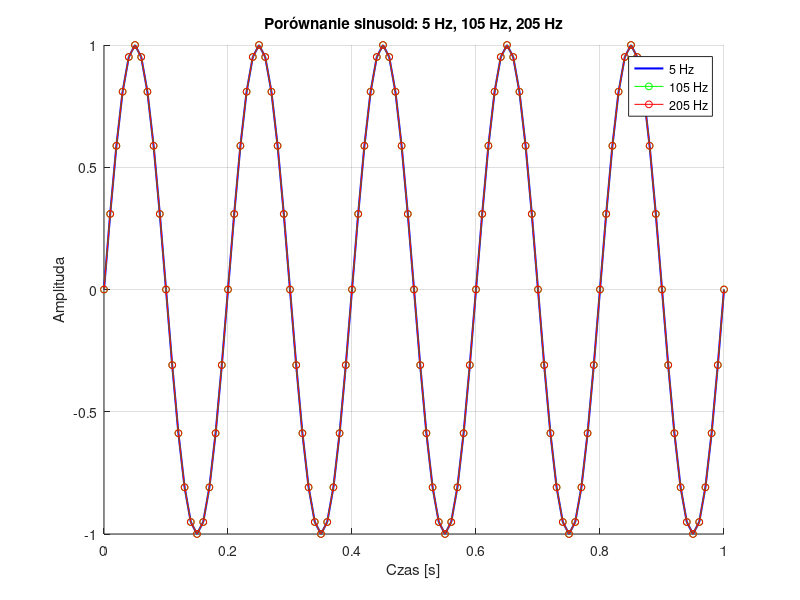
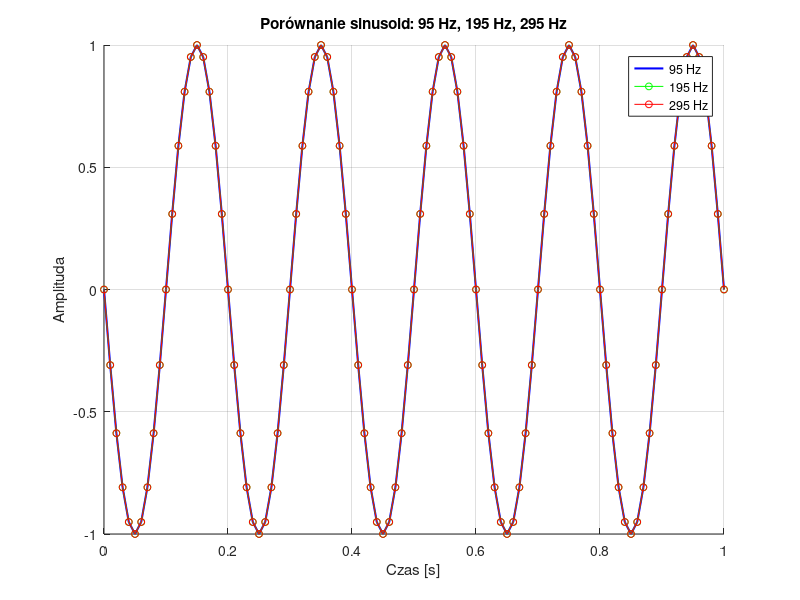
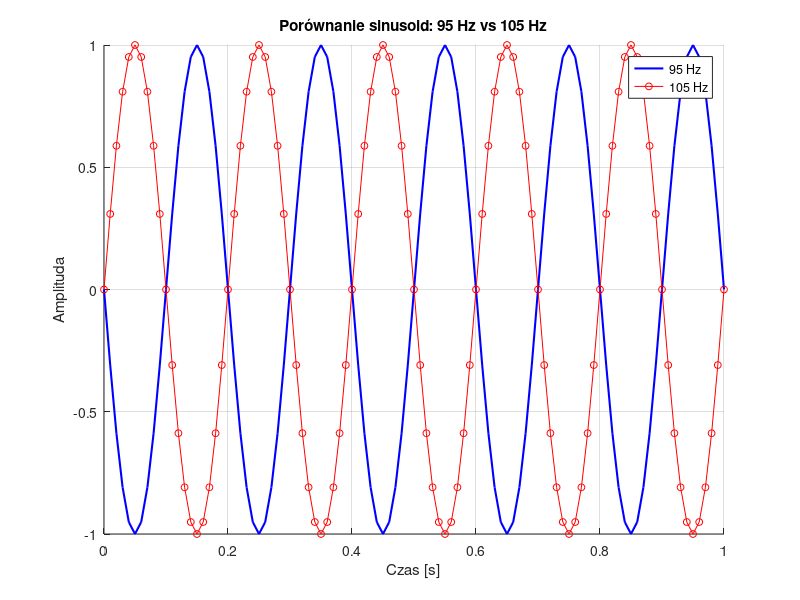

Recreate these plots in MATLAB, in order.
close all;
clear all;
fs = 100;
T = 1;
t = 0:1/fs:T;
x = zeros(61,length(t));
for f = 0:5:300
    iter = f/5+1
    disp(['Iteracja: ', num2str(iter), ', Częstotliwość: ', num2str(f), ' Hz']);
    x(iter,:) = sin(2*pi*f*t);
end
figure;
hold on;
plot(t, x(2, :), 'b-', 'LineWidth', 1.5);  % 5 Hz
plot(t, x(22, :), 'g-o', 'MarkerSize', 5); % 105 Hz
plot(t, x(42, :), 'r-o', 'MarkerSize', 5); % 205 Hz
hold off;
grid on;
xlabel('Czas [s]');
ylabel('Amplituda');
title('Porównanie sinusoid: 5 Hz, 105 Hz, 205 Hz');
legend('5 Hz', '105 Hz', '205 Hz');

figure;
hold on;
plot(t, x(20, :), 'b-', 'LineWidth', 1.5);  % 95 Hz
plot(t, x(40, :), 'g-o', 'MarkerSize', 5); % 195 Hz
plot(t, x(60, :), 'r-o', 'MarkerSize', 5); % 295 Hz
hold off;
grid on;
xlabel('Czas [s]');
ylabel('Amplituda');
title('Porównanie sinusoid: 95 Hz, 195 Hz, 295 Hz');
legend('95 Hz', '195 Hz', '295 Hz');

figure;
hold on;
plot(t, x(20, :), 'b-', 'LineWidth', 1.5);  % 95 Hz
plot(t, x(22, :), 'r-o', 'MarkerSize', 5); % 105 Hz
hold off;
grid on;
xlabel('Czas [s]');
ylabel('Amplituda');
title('Porównanie sinusoid: 95 Hz vs 105 Hz');
legend('95 Hz', '105 Hz');